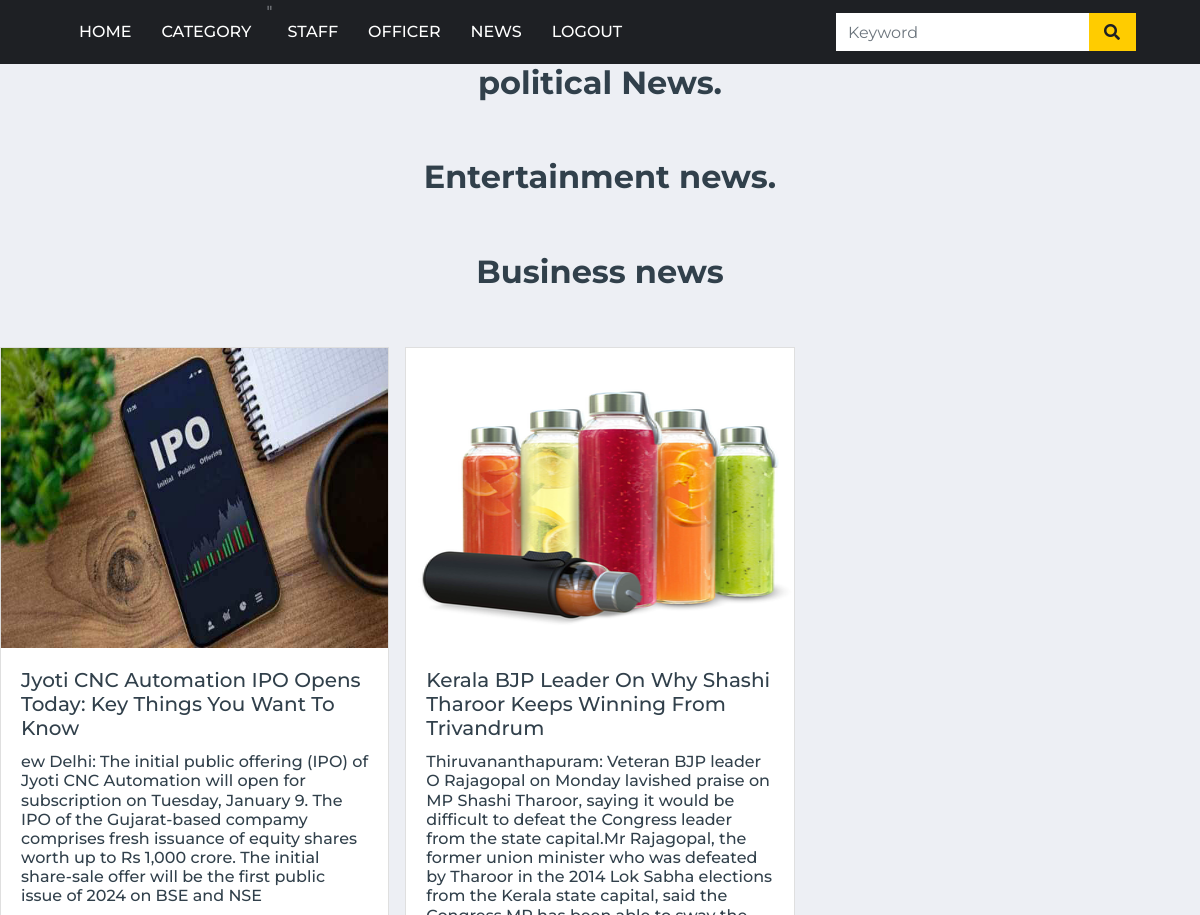
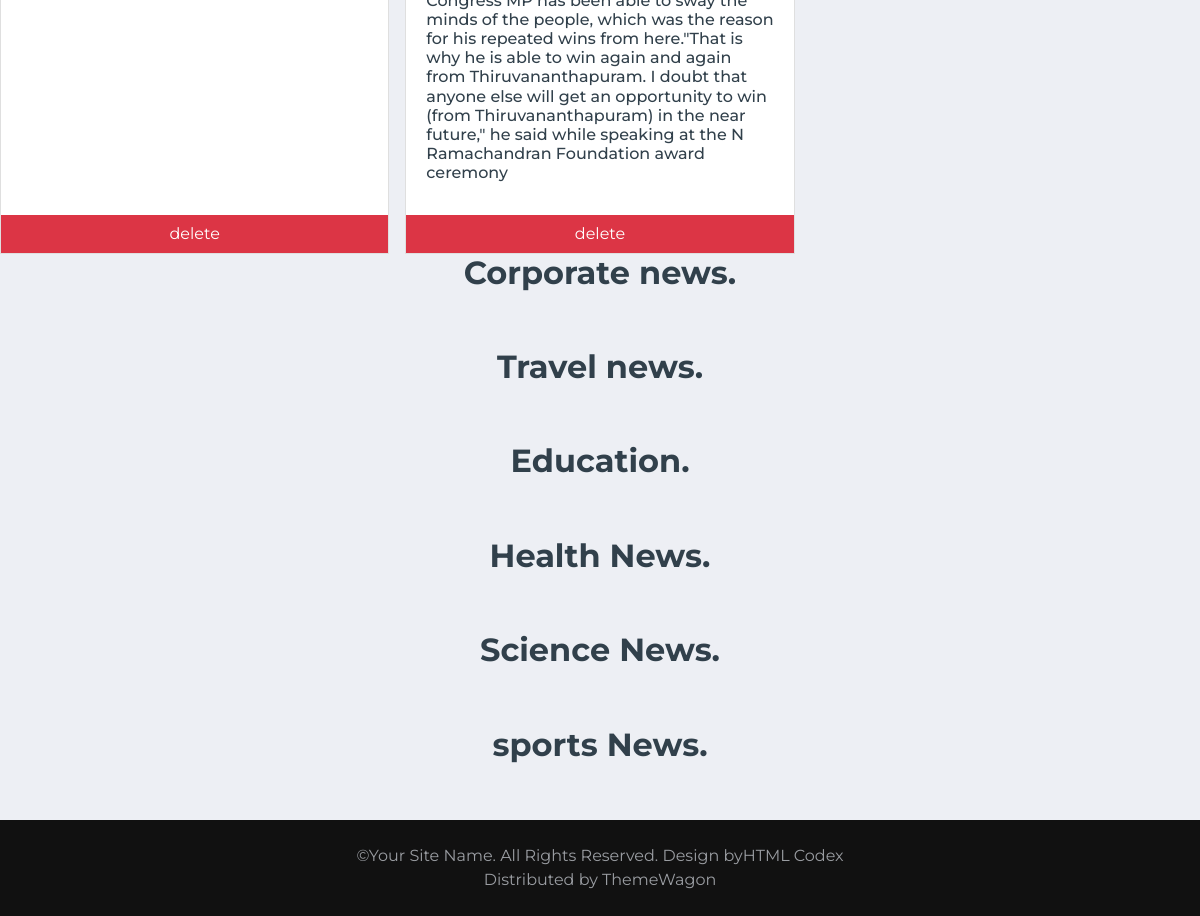
Page /adminviewnews/ on the committed database (2 pictures, top to bottom).
### newsapp/models.py (models this page shows, shortened)
class Add_news(models.Model):
    name=models.CharField(max_length=50,null=True)
    category=models.CharField(max_length=25,null=True)
    description=models.TextField()
    img=models.ImageField(upload_to="gallery")
    date=models.DateTimeField(auto_now_add=True)
    time=models.TimeField(auto_now=True)
    district=models.CharField(max_length=25,null=True,default="All")
    status=models.CharField(max_length=30,default="pending")
    sid=models.ForeignKey(Staff_reg,on_delete=models.CASCADE)

### newsapp/views.py (the view)
# urls.py: path('adminviewnews/',views.adminviewnews),
def adminviewnews(request):
    politics=Add_news.objects.filter(category="politics")
    corporate=Add_news.objects.filter(category="corporate")
    business=Add_news.objects.filter(category="business")
    food=Add_news.objects.filter(category="food")
    entertainment=Add_news.objects.filter(category="entertainment")
    health=Add_news.objects.filter(category="health")
    science=Add_news.objects.filter(category="science")
    travel=Add_news.objects.filter(category="travel")
    education=Add_news.objects.filter(category="education")
    return render(request,'admin/viewnews.html',{'politics':politics, 'science':science, 'travel':travel,'corporate':corporate, 'education':education,'business':business,'food':food,'health':health, 'entertainment':entertainment})

### templates/admin/viewnews.html (shortened to what this page needs)
{% extends 'admin/adminbase1.html' %}
{% load static %}
{% block content %}
<div class="container">
    <center><h2>political News.</h2></center>
  </div>
  <br><br>
  <div class="container">
    <center><h2>Entertainment news.</h2></center>
  </div>
  <br><br>
  <div class="container">
    <center><h2>Business news</center>
  </div>
  <br><br>
  <div class="row row-cols-1 row-cols-md-3 g-4">
    {% for i in business %}
    <div class="col">
      <div class="card h-100">
       <a href="/userviewnewsdetails?id={{i.id}}"> <img src="/static/media/{{i.img}}" class="card-img-top" style="height:300px;" alt="Palm Springs Road"/></a>
        <div class="card-body">
          <h5 class="card-title">{{i.name}}</h5>
          <h6 class="card-title">{{i.description}}</h6>
        </div>
      <a href="/staffdeletenews?sid={{i.sid.id}}&nid={{i.id}}" class="btn btn-danger">delete</a>
        </div>
      </div>
      {% endfor %}
  </div>
  <div class="container">
    <center><h2>Corporate news.</h2></center>
  </div>
  <br><br>
  <div class="container">
    <center><h2>Travel news.</h2></center>
  </div>
  <br><br>
  <div class="container">
    <center><h2>Education.</h2></center>
  </div>
  <br><br>
  <div class="container">
    <center><h2>Health News.</h2></center>
  </div>
  <br><br>
  <div class="container">
    <center><h2>Science News.</h2></center>
  </div>
  <br><br>
  <div class="container">
    <center><h2>sports News.</h2></center>
  </div>
  <br><br>
{% endblock %}

### rows in the picture
Add_news: img (picture), name "Jyoti CNC Automation IPO Opens Today: Key Things You Want To Know", description "ew Delhi: The initial public offering (IPO) of Jyoti CNC Automation will open for subscription on Tuesday, January 9. The IPO of the Gujarat-based compamy comprises fresh issuance of equity shares worth up to Rs 1,000 crore. The initial share-sale offer will be the first public issue of 2024 on BSE and NSE"
Add_news: img (picture), name "Kerala BJP Leader On Why Shashi Tharoor Keeps Winning From Trivandrum", description "Thiruvananthapuram: Veteran BJP leader O Rajagopal on Monday lavished praise on MP Shashi Tharoor, saying it would be difficult to defeat the Congress leader from the state capital.Mr Rajagopal, the former union minister who was defeated by Tharoor in the 2014 Lok Sabha elections from the Kerala state capital, said the Congress MP has been able to sway the minds of the people, which was the reason for his repeated wins from here.\"That is why he is able to win again and again from Thiruvananthapuram. I doubt that anyone else will get an opportunity to win (from Thiruvananthapuram) in the near future,\" he said while speaking at the N Ramachandran Foundation award ceremony"
